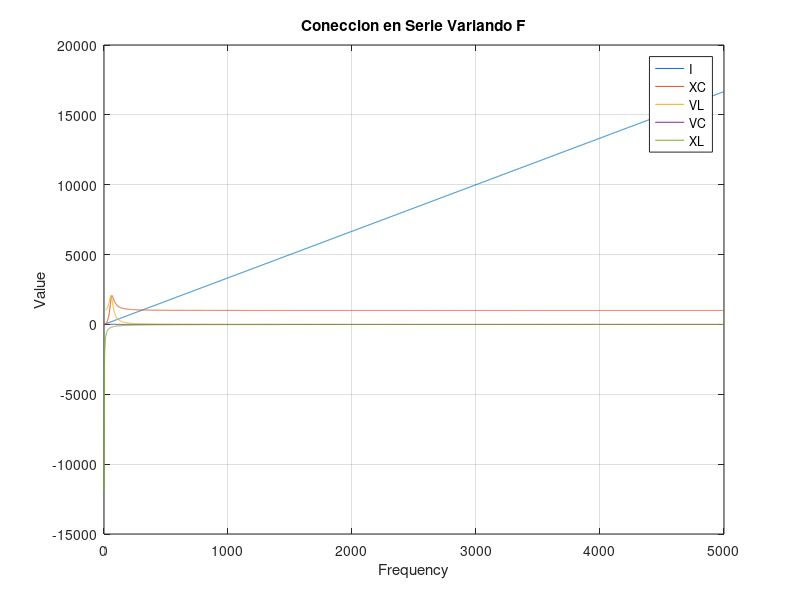

Source code (MATLAB): (Note: this script raises an error after producing the figure.)
%function series_varying_F(v,L,C,r)
figure;
f=0:5000;
L=0.530516476972985;
C=1.32629119243246e-05;
F=1/(2*pi*sqrt(L*C))
v=1000;
r=100;
w=2*pi*f;
XL=2*pi*f*L;
plot(f,XL),hold on;
XL=XL(XL>=0);
XC=-1./(2*pi*f*C);
XC=XC(XC<=0);
I=v./sqrt(r^2+(w*L-1./(w*C)).^2);
VC=-XC.*I;
VL=XL.*I;
plot(f,VL),grid on;
plot(f,VC),hold on;
plot(f,I);hold on;
plot(f,XC),hold on;
xlabel('Frequency');
ylabel('Value');
legend('I','XC','VL','VC','XL');
title('Coneccion en Serie Variando F');
ICmax=max(IC)
ILmax=max(IL)
axis([0 100 -1000 2300]);
%end